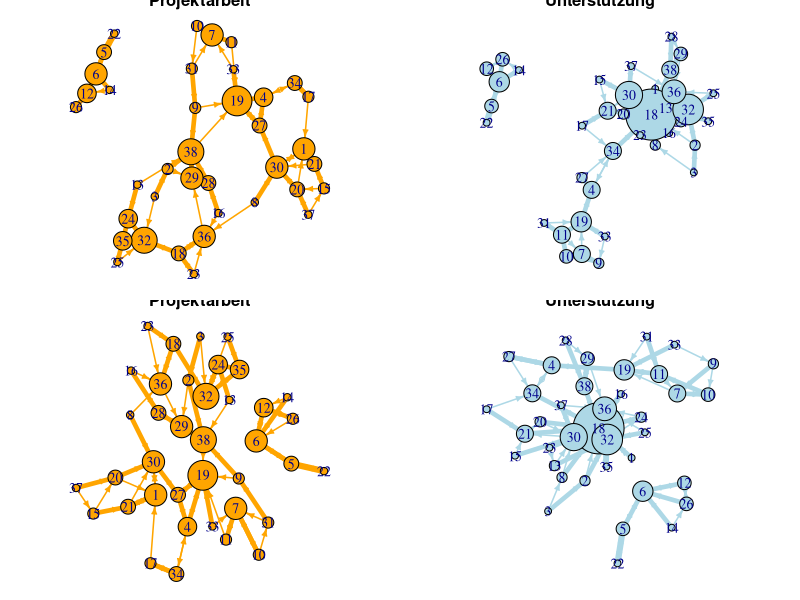

Reproduce this figure in R.
# Vergleich zweier Netzwerke mit Visualisierung
# Skript für Lehrzwecke in der Veranstaltung 226305 Netzwerk- und Beziehungsmanagement

# Autor: Swaran Sandhu, sandhu@hdm-stuttgart.de
# inspiriert von https://github.com/kateto/R-Network-Visualization-Workshop


# Laden Sie die Dateien "e-work.csv" und "e-help.csv" in ihre working directory.

setwd("~/Desktop/sna")
library(igraph)

# liest die edgelist des Zusammenarbeits-Netzwerks ein
edges <- read.csv("e-work.csv", header=T, as.is=T, sep = ";")
work <- graph_from_data_frame(edges, directed = TRUE, vertices = NULL)

# liest die edgelist des Unterstützungsnetzwerks ein
edges <- read.csv("e-help.csv", header=T, as.is=T, sep = ";")
ehelp <- graph_from_data_frame(edges, directed = TRUE, vertices = NULL)

# addiert die Gewichte bei gleichen Beziehungen
works <- simplify(work, edge.attr.comb = list(weight="sum"))
helps <- simplify(ehelp, edge.attr.comb = list(weight="sum"))

# Visualisierung works (orange)
deg <- degree(works) 
V(works)$size <- deg*3 
V(works)$color <- "orange"
E(works)$width <- E(works)$weight*1.5 
E(works)$color <- "orange"
E(works)$arrow.size <- .4

# Visualisierung help (blue)
deg <- degree(helps) 
V(helps)$size <- deg*3
V(helps)$color <- "lightblue"
E(helps)$width <- E(helps)$weight*1.5 
E(helps)$color <- "lightblue"
E(helps)$arrow.size <- .4

# vergleicht in der Zeile, wie der gleiche Algoithmus zu leicht unterschiedlichen Darstellungen kommt.
par(mfrow=c(2,2), mar=c(0,0,0,0))   
plot(works, layout=layout_with_fr, main="Projektarbeit")
plot(helps, layout=layout_with_fr, main="Unterstützung")
plot(works, layout=layout_with_gem, main="Projektarbeit")
plot(helps, layout=layout_with_gem, main="Unterstützung")